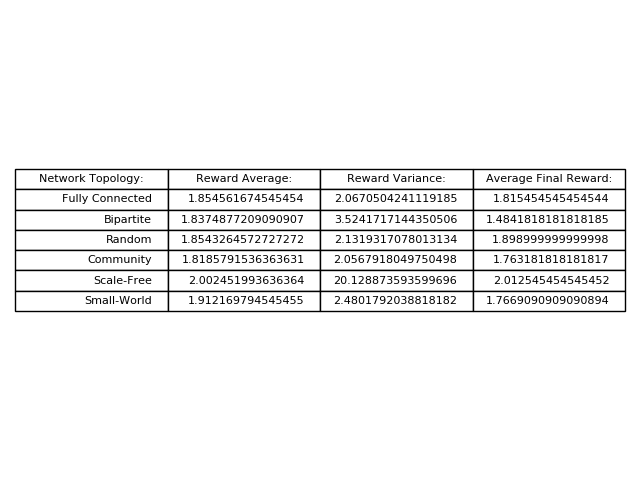

The script that saved this image:
import numpy as np
import pandas as pd
import matplotlib.pyplot as plt

fig, ax = plt.subplots()

fig.patch.set_visible(False)
ax.axis('off')
ax.axis('tight')

data = np.array([["Fully Connected", "1.854561674545454", "2.0670504241119185", "1.815454545454544"],
                 ["Bipartite", "1.8134303190909093", "2.0217055592334345", "1.8659090909090896"],
                 ["Random", "1.8543264572727272", "2.1319317078013134", "1.898999999999998"],
                 ["Community", "1.8185791536363631", "2.0567918049750498", "1.763181818181817"],
                 ["Scale-Free", "2.002451993636364", "20.128873593599696", "2.012545454545452"],
                 ["Small-World", "1.912169794545455", "2.4801792038818182", "1.7669090909090894"]])
df = pd.DataFrame(data, columns=["Network Topology:", "Reward Average:", "Reward Variance:", "Average Final Reward:"])

ax.table(cellText=df.values, colLabels=df.columns, loc='center')

fig.tight_layout()

plt.savefig('graphs/reward_table')